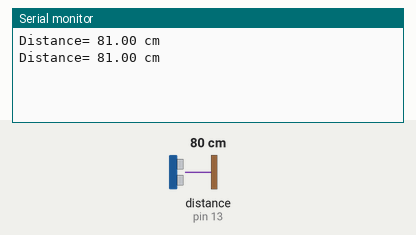
Simulated run of this sketch. Board: Arduino Uno, built with avr-gcc and run on an emulated ATmega328P. Shown: the last lines printed to the serial monitor. The inputs (shaded band) are chosen by the test bench; at power-on: distance to the obstacle (sensor on pin 13) 80 cm. The echo pulse lasts 58.3 µs per cm.

Above: at 1.8 s.
1.9 s: distance to the obstacle (sensor on pin 13) set to 4 cm
At 2.8 s:
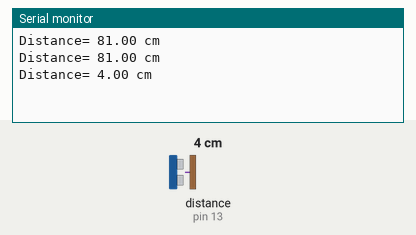
3.4 s: distance to the obstacle (sensor on pin 13) set to 2 cm
At 4.4 s:
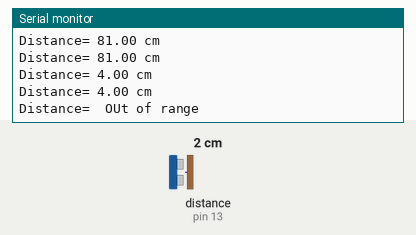

Measured:
- the behaviour switches between 3 and 2 cm on distance to the obstacle (sensor on pin 13) (found by bisection; images 1 and 2)
- after the input at 1.9 s, the serial monitor: prints a new line after 0.11 s (image 1)
- after the input at 3.4 s, the serial monitor: prints a new line after 0.62 s (image 2)

The sketch:

UT_2.ino
```cpp
#include "NewPing.h"

#define TRIGER_PIN   10
#define ECHO_PIN     13
#define MAX_DISTANCE 400

NewPing sonar(TRIGER_PIN, ECHO_PIN, MAX_DISTANCE);
float distance;

void setup() {
  // put your setup code here, to run once:
Serial.begin(9600);
}

void loop() {
  // put your main code here, to run repeatedly:
distance = sonar.ping_cm();

Serial.print("Distance= ");
if (distance >= 400 || distance <= 2){
  Serial.println(" OUt of range");
}
else{
  Serial.print(distance);
Serial.println(" cm");
delay(500);
}
delay(500);
}
```
